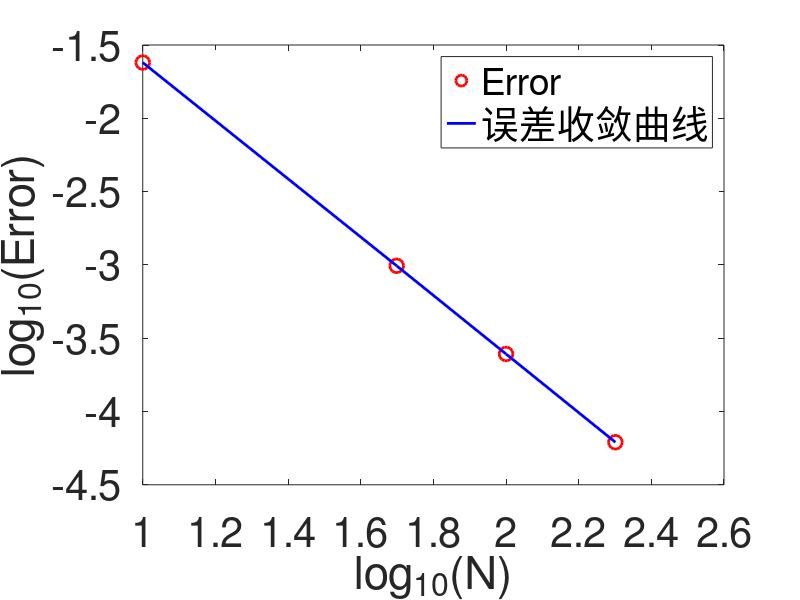

Here is the MATLAB script that generated this plot:
clc,clear,close all;
N=[10,50,100,200]; %N为取区间个数（自由度）
r=length(N);
maxerr=zeros(r,1);
err=zeros(r,1);
for j=1:r
%解Ax=f
%先算A
L=-pi;R=pi;lamda=1;
h(j)=(R-L)/N(j);
x=L:h(j):R;
%构造等距节点
H1=x(2:end-1)-x(1:end-2);
H2=x(3:end)-x(2:end-1);
Ma=(H1+H2)/3;
Mb=H2(1:end-1)/6;
Sa=1./H1+1./H2;
Sb=-1./H2(1:end-1);
a=Sa+lamda*Ma; %主对角元
b=Sb+lamda*Mb; %次主对角元
%再算vf向量(vector_f)，这里取函数f=sinx
%并且使用梯形公式
f=@(x)sin(x);
temp=f(x(2:end-1));
vf=temp.*(H1+H2)/2;
vf=vf';
%接着，生成矩阵M与S
M=diag(Ma)+diag(Mb,1)+diag(Mb,-1);
S=diag(Sa)+diag(Sb,1)+diag(Sb,-1);
A=S+lamda.*M;
c=A\vf;
% c=Chase(a,b,b,vf);
tru=zeros(N(j)-1,1);
for i=1:N(j)-1
    tru(i)=f(x(i+1))/2;
end
err=abs(c-tru);
maxerr(j)=max(err);
end
N=log10(N);
maxerr=log10(maxerr);

K=M\S;
[V,D]=eig(S,M);
VB=eig(K);
VSM=eig(S,M);
figure
fig1=plot(N,maxerr,'or',N,maxerr,'-b');
set(fig1,'markersize',12);
set(fig1,'LineWidth',2,'markersize',10); 
set(gca,'FontSize',30);
xlabel('log_{10}(N)'); ylabel('log_{10}(Error)');
legend('Error','误差收敛曲线')